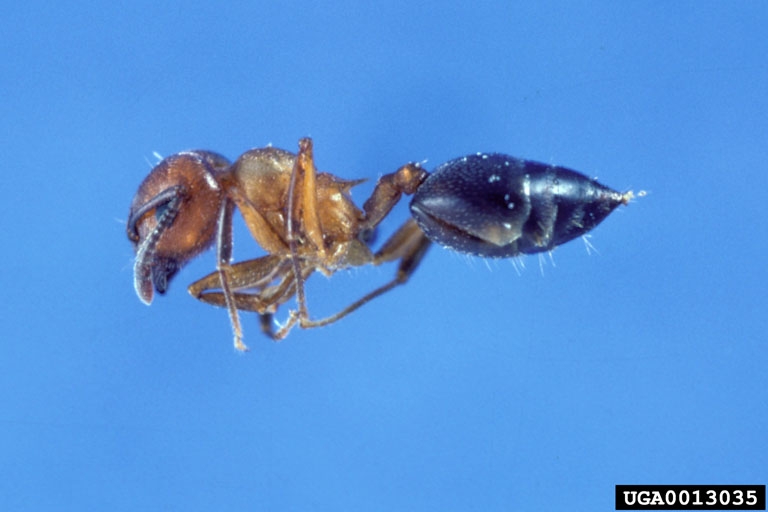
#> input picture 5.画像データ/data/ants/0013035.jpg, 768 x 512 px; its folder holds only this picture in this run
$ jupyter execute --allow-errors '2.機械学習のためのデータ準備.ipynb'   (shell and % lines are left out)
#> lines starting #> are read from the running program, lines starting #| are printed output that depends on the picture
### 5-2．機械学習のためのデータ準備
#### データセットの作成

[cell 1]
# OpenCVのインストール
# !pip install opencv-python

[cell 2]
import os
import cv2
import numpy as np

# 画像フォルダの指定
dirs = ['ants', 'bees']

# 画像のピクセル値とラベルを格納するリストを生成
pixels = [] # 説明変数
labels = [] # 目的変数

# 各フォルダのファイルを1つずつ読み込み、処理してリストへ格納
for i, d in enumerate(dirs):
    # ファイルの取得
    files = os.listdir('./data/' + d)

    for f in files:
        # 画像をグレースケールで読み込み
        img = cv2.imread('./data/' + d + '/' + f, 0)
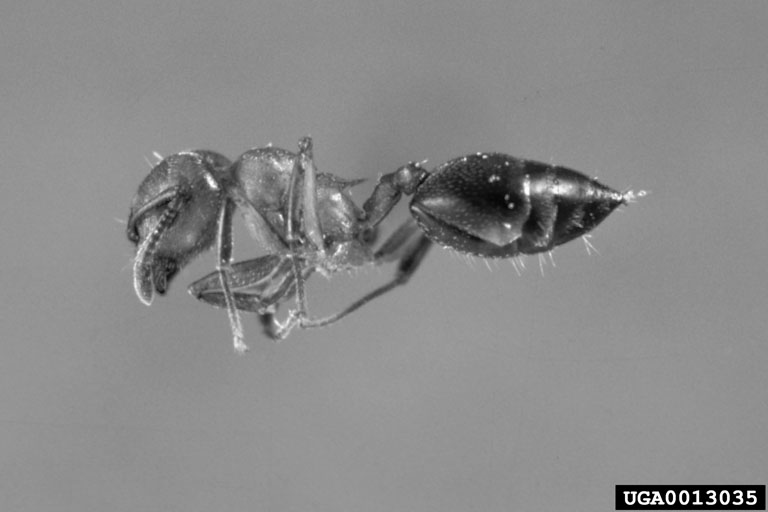
#> img: shape (512, 768); min 0, max 255, mean 137.6
        # 画像をリサイズ
        img = cv2.resize(img, (128, 128))
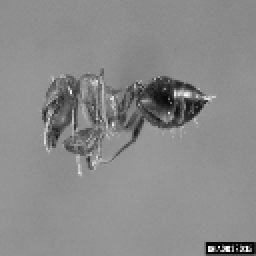
#> img: shape (128, 128) (shown 2 times larger); min 0, max 255, mean 137.7
        # ピクセル値の格納
        img = np.array(img).flatten().tolist()
#> img = 16384 values, max 255 at index 15978, min 0 at index 15731, mean 137.7
        pixels.append(img)

        # 画像のラベルをリストへ格納
        labels.append(i)
#> pass 2 of the loop `for i, d in enumerate(dirs):`:
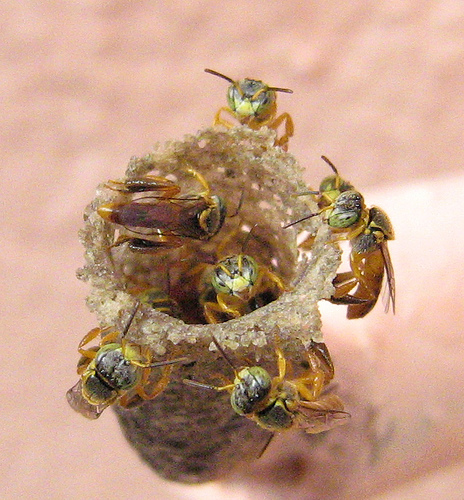
#> input picture 5.画像データ/data/bees/1097045929_1753d1c765.jpg, 464 x 500 px
#> `img = cv2.resize(img, (128, 128))`:
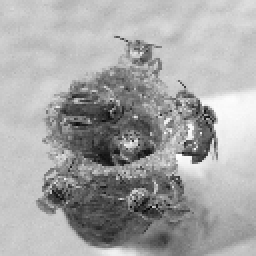
#> img: shape (128, 128) (shown 2 times larger); min 5, max 254, mean 166.1
#> `img = np.array(img).flatten().tolist()`: img = 16384 values, max 254 at index 9946, min 5 at index 13259, mean 166.1

[cell 3]
import pandas as pd

# ピクセル値をデータフレーム形式へ変換
pixels_df = pd.DataFrame(pixels)
#> pixels_df = table of 2 rows and 16384 columns
# display(pixels_df) # 0~255
pixels_df = pixels_df/255 # 正規化 0~1

# ラベルをデータフレーム形式へ変換
labels_df = pd.DataFrame(labels)
labels_df = labels_df.rename(columns={0: 'label'})

# 2つのデータフレームを水平結合
img_set = pd.concat([pixels_df, labels_df], axis=1)
#> img_set = table of 2 rows and 16385 columns
display(img_set)

[cell 4]
# 練習問題4
# 画像のピクセル値とラベルを格納するリストを生成
pixels2 = [] # 説明変数
labels2 = [] # 目的変数
tmp = []

# 各フォルダのファイルを1つずつ読み込み、処理してリストへ格納
for i, d in enumerate(dirs):
    # ファイルの取得
    files = os.listdir('./data/' + d)

    for f in files:
        # 画像をグレースケールで読み込み
        img2 = cv2.imread('./data/' + d + '/' + f)
#> img2 is the input picture: shape (512, 768, 3); mean B, G, R 217.5, 147.4, 88
        # 画像をリサイズ
        img2 = cv2.resize(img2, (128, 128))
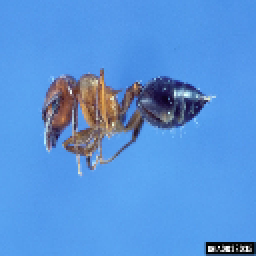
#> img2: shape (128, 128, 3) (shown 2 times larger); mean B, G, R 217.6, 147.5, 88.1
        # ピクセル配列をB、G、Rごとに分割
        b, g, r = cv2.split(img2)
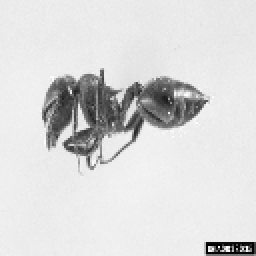
#> b: shape (128, 128) (shown 2 times larger); min 0, max 255, mean 217.6
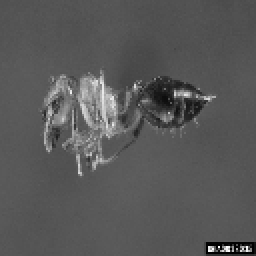
#> r: shape (128, 128) (shown 2 times larger); min 0, max 255, mean 88.1
        # ピクセル値の格納
        b = np.array(b).flatten().tolist()
#> b = 16384 values, max 255 at index 6109, min 0 at index 15731, mean 217.6
        g = np.array(g).flatten().tolist()
#> g = 16384 values, max 255 at index 6108, min 0 at index 15731, mean 147.5
        r = np.array(r).flatten().tolist()
#> r = 16384 values, max 255 at index 15978, min 0 at index 15731, mean 88.07
        tmp = b + g + r
#> tmp = 49152 items
        pixels2.append(tmp)

        # 画像のラベルをリストへ格納
        labels2.append(i)
#> pass 2 of the loop `for i, d in enumerate(dirs):`:
#> img2 is the input picture: shape (500, 464, 3); mean B, G, R 134.8, 157.7, 195
#> img2: shape (128, 128, 3)
#> `b, g, r = cv2.split(img2)`:
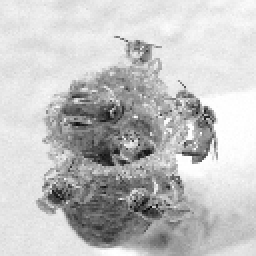
#> r: shape (128, 128) (shown 2 times larger); min 4, max 255, mean 194.8
#> `b = np.array(b).flatten().tolist()`: b = 16384 values, max 252 at index 10073, min 1 at index 7644, mean 134.6
#> `g = np.array(g).flatten().tolist()`: g = 16384 values, max 254 at index 6516, min 5 at index 13259, mean 157.5
#> `r = np.array(r).flatten().tolist()`: r = 16384 values, max 255 at index 6131, min 4 at index 13259, mean 194.8

[cell 5]
# 練習問題4
# ピクセル値をデータフレーム形式へ変換
pixels2_df = pd.DataFrame(pixels2)
#> pixels2_df = table of 2 rows and 49152 columns
pixels2_df = pixels2_df/255 # 正規化

# ラベルをデータフレーム形式へ変換
labels2_df = pd.DataFrame(labels2)
labels2_df = labels2_df.rename(columns={0: 'label'})

# 2つのデータフレームを水平結合
img_set2 = pd.concat([pixels2_df, labels2_df], axis=1)
#> img_set2 = table of 2 rows and 49153 columns
img_set2.head()

#
img_set2
#> Out = table of 2 rows and 49153 columns

#### モルフォロジー変換

[cell 6]
import matplotlib.pyplot as plt

# 画像をグレースケールで読み込み
img = cv2.imread('./data/ants/swiss-army-ant.jpg', 0)
# 2値化画像へ変換
ret, bin_img = cv2.threshold(img, 128, 255, cv2.THRESH_BINARY)
# print(ret, bin_img)
# 画像の収縮
kernel = np.ones((3,3), np.uint8) # np.unit8は行列内をint型にしている
# print(kernel)
#> (the rest of this cell did not finish here and is left out)

#> (a cell that did not finish here is left out)

#> (a cell that did not finish here is left out)

#> (a cell that did not finish here is left out)

#### ヒストグラムの作成

#> (a cell that did not finish here is left out)

[cell 11]
# 練習問題5
# 画像をカラーで読み込み
img = cv2.imread('./data/ants/swiss-army-ant.jpg')

# RGBヒストグラムの作成
#> (the rest of this cell did not finish here and is left out)

#### PCAによる次元圧縮

[cell 12]
# 練習問題6
# PCAの読み込み
from sklearn.decomposition import PCA

# 主成分を累積寄与率80％まで抽出
pca = PCA(0.80)
pixels_pca = pca.fit_transform(pixels_df)
#> pixels_pca = [-15.4, 15.4]

# 主成分数を確認
print(pca.n_components_)

# 次元圧縮したデータセットのサイズを確認
print(pixels_pca.shape)
#| (2, 1)

[cell 13]
# PCA適用後の説明変数と目的変数を結合
img_set_pca = pd.concat([pd.DataFrame(pixels_pca), labels_df], axis=1)
#> img_set_pca = table of 2 rows and 2 columns
img_set_pca.head()
#> Out = table of 2 rows and 2 columns

#> (a cell that did not finish here is left out)

[cell 15]
# 圧縮した画像を描画
pixels_low = pca.inverse_transform(pixels_pca)
#> (the rest of this cell did not finish here and is left out)

#### t-SNEによる次元圧縮

[cell 16]
from sklearn.manifold import TSNE

# 特徴量を2軸抽出
tsne = TSNE(n_components=2)
#> (the rest of this cell did not finish here and is left out)

#> (a cell that did not finish here is left out)

[cell 18]
pca = PCA(n_components=2)
pixels_pca2 = pca.fit_transform(pixels_df)
#> pixels_pca2 = [[-15.4, -1.45e-13], [15.4, -1.45e-13]]

# 次元数の確認
print(pixels_df.shape) # 圧縮前
#| (2, 16384)
print(pixels_pca2.shape) # 圧縮後
#| (2, 2)

# t-SNE適用後の説明変数と目的変数を結合
img_set_pca2 = pd.concat([pd.DataFrame(pixels_pca2), labels_df], axis=1)
#> img_set_pca2 = table of 2 rows and 3 columns
img_set_pca2.head()
#> Out = table of 2 rows and 3 columns

[cell 19]
# 0の描画
img_set_pca2_0 = img_set_pca2[img_set_pca2['label'] == 0]
#> img_set_pca2_0 = table of 1 rows and 3 columns
img_set_pca2_0 = img_set_pca2_0.drop('label', axis=1)
#> img_set_pca2_0 = table of 1 rows and 2 columns
plt.scatter(img_set_pca2_0[0], img_set_pca2_0[1], c='red', label=0)
# 1の描画
img_set_pca2_1 = img_set_pca2[img_set_pca2['label'] == 1]
#> img_set_pca2_1 = table of 1 rows and 3 columns
img_set_pca2_1 = img_set_pca2_1.drop('label', axis=1)
#> img_set_pca2_1 = table of 1 rows and 2 columns
plt.scatter(img_set_pca2_1[0], img_set_pca2_1[1], c='blue', label=1)

plt.xlabel('1st-comp')
plt.ylabel('2nd-comp')
plt.legend()
plt.grid()
plt.show()
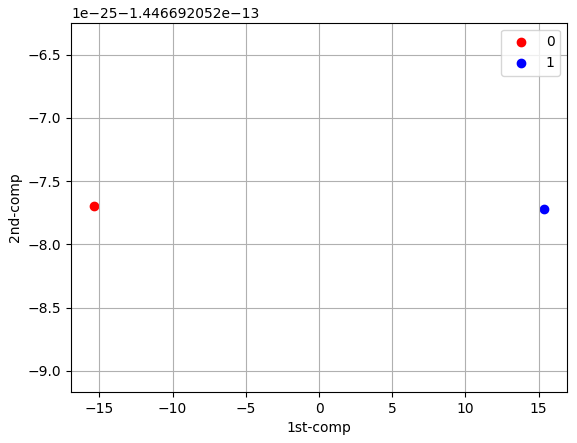
#> figure drawn by matplotlib, 1 panel
